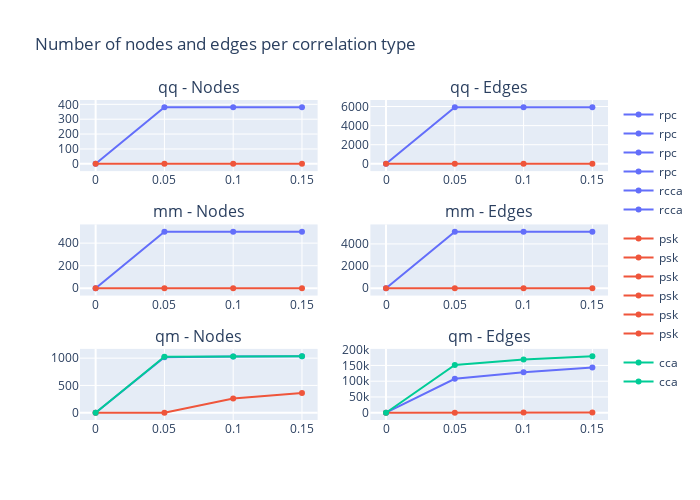

The code cell stored with this chart in its notebook:
### Code cell
from plotly.subplots import make_subplots
from plotly import graph_objects as go
import plotly.express as px

palette = px.colors.qualitative.Plotly

file = 'Plots/FDR_CorrType.html'
if os.path.exists(file):
    os.remove(file)

fig = make_subplots(rows=3, cols=2, subplot_titles=['qq - Nodes', 'qq - Edges','mm - Nodes', 'mm - Edges', 'qm - Nodes', 'qm - Edges'])
plot['psk']['qq']['nodes']

for n,ctype in enumerate(ctypes):
    fig.add_trace(go.Scatter(
        x=pvrange,
        y=plot[ctype]['qq']['nodes'],
        name=ctype, marker_color=palette[n], legendgroup=n
    ), row=1, col=1)
    fig.add_trace(go.Scatter(
        x=pvrange,
        y=plot[ctype]['qq']['edges'],
        name=ctype, marker_color=palette[n], legendgroup=n
    ), row=1, col=2)
    fig.add_trace(go.Scatter(
        x=pvrange,
        y=plot[ctype]['mm']['nodes'],
        name=ctype, marker_color=palette[n], legendgroup=n
    ), row=2, col=1)
    fig.add_trace(go.Scatter(
        x=pvrange,
        y=plot[ctype]['mm']['edges'],
        name=ctype, marker_color=palette[n], legendgroup=n
    ), row=2, col=2)

for n,ctype in enumerate(ctypes2):
    fig.add_trace(go.Scatter(
        x=pvrange,
        y=plot[ctype]['qm']['nodes'],
        name=ctype, marker_color=palette[n], legendgroup=n
    ), row=3, col=1)
    fig.add_trace(go.Scatter(
        x=pvrange,
        y=plot[ctype]['qm']['edges'],
        name=ctype, marker_color=palette[n], legendgroup=n
    ), row=3, col=2)

fig.update_layout(title='Number of nodes and edges per correlation type', width=700, height=500)
fig.show()

with open(file, 'a') as f:
    f.write(fig.to_html(full_html=False, include_plotlyjs='cdn', default_height='50%', default_width='80%'))

### Figure 1 — Plotly figure (JSON) as saved in the notebook; plotly's stock layout.template omitted (floating-point values rounded to 4 significant figures)
{"data": [{"legendgroup": "0", "marker": {"color": "#636EFA"}, "name": "rpc", "type": "scatter", "x": [0, 0.05, 0.1, 0.15], "xaxis": "x", "y": [0, 380, 380, 380], "yaxis": "y"}, {"legendgroup": "0", "marker": {"color": "#636EFA"}, "name": "rpc", "type": "scatter", "x": [0, 0.05, 0.1, 0.15], "xaxis": "x2", "y": [0, 5915, 5915, 5915], "yaxis": "y2"}, {"legendgroup": "0", "marker": {"color": "#636EFA"}, "name": "rpc", "type": "scatter", "x": [0, 0.05, 0.1, 0.15], "xaxis": "x3", "y": [0, 501, 501, 501], "yaxis": "y3"}, {"legendgroup": "0", "marker": {"color": "#636EFA"}, "name": "rpc", "type": "scatter", "x": [0, 0.05, 0.1, 0.15], "xaxis": "x4", "y": [0, 5095, 5095, 5095], "yaxis": "y4"}, {"legendgroup": "1", "marker": {"color": "#EF553B"}, "name": "psk", "type": "scatter", "x": [0, 0.05, 0.1, 0.15], "xaxis": "x", "y": [0, 0, 0, 0], "yaxis": "y"}, {"legendgroup": "1", "marker": {"color": "#EF553B"}, "name": "psk", "type": "scatter", "x": [0, 0.05, 0.1, 0.15], "xaxis": "x2", "y": [0, 0, 0, 0], "yaxis": "y2"}, {"legendgroup": "1", "marker": {"color": "#EF553B"}, "name": "psk", "type": "scatter", "x": [0, 0.05, 0.1, 0.15], "xaxis": "x3", "y": [0, 0, 0, 0], "yaxis": "y3"}, {"legendgroup": "1", "marker": {"color": "#EF553B"}, "name": "psk", "type": "scatter", "x": [0, 0.05, 0.1, 0.15], "xaxis": "x4", "y": [0, 0, 0, 0], "yaxis": "y4"}, {"legendgroup": "0", "marker": {"color": "#636EFA"}, "name": "rcca", "type": "scatter", "x": [0, 0.05, 0.1, 0.15], "xaxis": "x5", "y": [0, 1017, 1030, 1034], "yaxis": "y5"}, {"legendgroup": "0", "marker": {"color": "#636EFA"}, "name": "rcca", "type": "scatter", "x": [0, 0.05, 0.1, 0.15], "xaxis": "x6", "y": [0, 107485, 128647, 143539], "yaxis": "y6"}, {"legendgroup": "1", "marker": {"color": "#EF553B"}, "name": "psk", "type": "scatter", "x": [0, 0.05, 0.1, 0.15], "xaxis": "x5", "y": [0, 0, 259, 363], "yaxis": "y5"}, {"legendgroup": "1", "marker": {"color": "#EF553B"}, "name": "psk", "type": "scatter", "x": [0, 0.05, 0.1, 0.15], "xaxis": "x6", "y": [0, 0, 541, 931], "yaxis": "y6"}, {"legendgroup": "2", "marker": {"color": "#00CC96"}, "name": "cca", "type": "scatter", "x": [0, 0.05, 0.1, 0.15], "xaxis": "x5", "y": [0, 1028, 1032, 1036], "yaxis": "y5"}, {"legendgroup": "2", "marker": {"color": "#00CC96"}, "name": "cca", "type": "scatter", "x": [0, 0.05, 0.1, 0.15], "xaxis": "x6", "y": [0, 151544, 168477, 179342], "yaxis": "y6"}], "layout": {"annotations": [{"font": {"size": 16}, "showarrow": false, "text": "qq - Nodes", "x": 0.225, "xanchor": "center", "xref": "paper", "y": 1, "yanchor": "bottom", "yref": "paper"}, {"font": {"size": 16}, "showarrow": false, "text": "qq - Edges", "x": 0.775, "xanchor": "center", "xref": "paper", "y": 1, "yanchor": "bottom", "yref": "paper"}, {"font": {"size": 16}, "showarrow": false, "text": "mm - Nodes", "x": 0.225, "xanchor": "center", "xref": "paper", "y": 0.6111, "yanchor": "bottom", "yref": "paper"}, {"font": {"size": 16}, "showarrow": false, "text": "mm - Edges", "x": 0.775, "xanchor": "center", "xref": "paper", "y": 0.6111, "yanchor": "bottom", "yref": "paper"}, {"font": {"size": 16}, "showarrow": false, "text": "qm - Nodes", "x": 0.225, "xanchor": "center", "xref": "paper", "y": 0.2222, "yanchor": "bottom", "yref": "paper"}, {"font": {"size": 16}, "showarrow": false, "text": "qm - Edges", "x": 0.775, "xanchor": "center", "xref": "paper", "y": 0.2222, "yanchor": "bottom", "yref": "paper"}], "height": 500, "title": {"text": "Number of nodes and edges per correlation type"}, "width": 700, "xaxis": {"anchor": "y", "domain": [0, 0.45]}, "xaxis2": {"anchor": "y2", "domain": [0.55, 1]}, "xaxis3": {"anchor": "y3", "domain": [0, 0.45]}, "xaxis4": {"anchor": "y4", "domain": [0.55, 1]}, "xaxis5": {"anchor": "y5", "domain": [0, 0.45]}, "xaxis6": {"anchor": "y6", "domain": [0.55, 1]}, "yaxis": {"anchor": "x", "domain": [0.7778, 1]}, "yaxis2": {"anchor": "x2", "domain": [0.7778, 1]}, "yaxis3": {"anchor": "x3", "domain": [0.3889, 0.6111]}, "yaxis4": {"anchor": "x4", "domain": [0.3889, 0.6111]}, "yaxis5": {"anchor": "x5", "domain": [0, 0.2222]}, "yaxis6": {"anchor": "x6", "domain": [0, 0.2222]}}}
